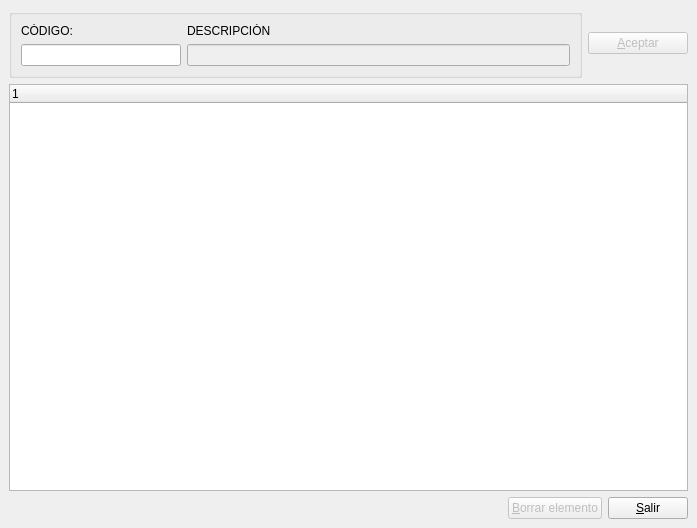
<?xml version="1.0" encoding="UTF-8"?>
<ui version="4.0">
 <author>José Manuel Díez Botella</author>
 <class>editaplan</class>
 <widget class="QDialog" name="editaplan">
  <property name="geometry">
   <rect>
    <x>0</x>
    <y>0</y>
    <width>697</width>
    <height>528</height>
   </rect>
  </property>
  <property name="windowTitle">
   <string>Edición de Plan Contable</string>
  </property>
  <layout class="QVBoxLayout">
   <property name="spacing">
    <number>6</number>
   </property>
   <property name="leftMargin">
    <number>9</number>
   </property>
   <property name="topMargin">
    <number>9</number>
   </property>
   <property name="rightMargin">
    <number>9</number>
   </property>
   <property name="bottomMargin">
    <number>9</number>
   </property>
   <item>
    <layout class="QHBoxLayout">
     <property name="spacing">
      <number>6</number>
     </property>
     <property name="leftMargin">
      <number>0</number>
     </property>
     <property name="topMargin">
      <number>0</number>
     </property>
     <property name="rightMargin">
      <number>0</number>
     </property>
     <property name="bottomMargin">
      <number>0</number>
     </property>
     <item>
      <widget class="QGroupBox" name="groupBox">
       <property name="title">
        <string/>
       </property>
       <layout class="QHBoxLayout">
        <property name="spacing">
         <number>6</number>
        </property>
        <property name="leftMargin">
         <number>9</number>
        </property>
        <property name="topMargin">
         <number>9</number>
        </property>
        <property name="rightMargin">
         <number>9</number>
        </property>
        <property name="bottomMargin">
         <number>9</number>
        </property>
        <item>
         <layout class="QVBoxLayout">
          <property name="spacing">
           <number>6</number>
          </property>
          <property name="leftMargin">
           <number>0</number>
          </property>
          <property name="topMargin">
           <number>0</number>
          </property>
          <property name="rightMargin">
           <number>0</number>
          </property>
          <property name="bottomMargin">
           <number>0</number>
          </property>
          <item>
           <widget class="QLabel" name="label">
            <property name="text">
             <string>CÓDIGO:</string>
            </property>
           </widget>
          </item>
          <item>
           <widget class="QLineEdit" name="codigolineEdit">
            <property name="sizePolicy">
             <sizepolicy hsizetype="Preferred" vsizetype="Fixed">
              <horstretch>0</horstretch>
              <verstretch>0</verstretch>
             </sizepolicy>
            </property>
            <property name="maximumSize">
             <size>
              <width>160</width>
              <height>16777215</height>
             </size>
            </property>
            <property name="maxLength">
             <number>40</number>
            </property>
           </widget>
          </item>
         </layout>
        </item>
        <item>
         <layout class="QVBoxLayout">
          <property name="spacing">
           <number>6</number>
          </property>
          <property name="leftMargin">
           <number>0</number>
          </property>
          <property name="topMargin">
           <number>0</number>
          </property>
          <property name="rightMargin">
           <number>0</number>
          </property>
          <property name="bottomMargin">
           <number>0</number>
          </property>
          <item>
           <widget class="QLabel" name="label_2">
            <property name="text">
             <string>DESCRIPCIÓN</string>
            </property>
           </widget>
          </item>
          <item>
           <widget class="QLineEdit" name="descripcionlineEdit">
            <property name="enabled">
             <bool>false</bool>
            </property>
            <property name="sizePolicy">
             <sizepolicy hsizetype="Preferred" vsizetype="Fixed">
              <horstretch>0</horstretch>
              <verstretch>0</verstretch>
             </sizepolicy>
            </property>
            <property name="maxLength">
             <number>255</number>
            </property>
           </widget>
          </item>
         </layout>
        </item>
       </layout>
      </widget>
     </item>
     <item>
      <widget class="QPushButton" name="aceptarpushButton">
       <property name="enabled">
        <bool>false</bool>
       </property>
       <property name="sizePolicy">
        <sizepolicy hsizetype="Preferred" vsizetype="Fixed">
         <horstretch>0</horstretch>
         <verstretch>0</verstretch>
        </sizepolicy>
       </property>
       <property name="maximumSize">
        <size>
         <width>100</width>
         <height>16777215</height>
        </size>
       </property>
       <property name="text">
        <string>&amp;Aceptar</string>
       </property>
      </widget>
     </item>
    </layout>
   </item>
   <item>
    <widget class="QTreeWidget" name="treeWidget">
     <column>
      <property name="text">
       <string notr="true">1</string>
      </property>
     </column>
    </widget>
   </item>
   <item>
    <layout class="QHBoxLayout">
     <property name="spacing">
      <number>6</number>
     </property>
     <property name="leftMargin">
      <number>0</number>
     </property>
     <property name="topMargin">
      <number>0</number>
     </property>
     <property name="rightMargin">
      <number>0</number>
     </property>
     <property name="bottomMargin">
      <number>0</number>
     </property>
     <item>
      <spacer>
       <property name="orientation">
        <enum>Qt::Horizontal</enum>
       </property>
       <property name="sizeHint" stdset="0">
        <size>
         <width>40</width>
         <height>20</height>
        </size>
       </property>
      </spacer>
     </item>
     <item>
      <widget class="QPushButton" name="borrarpushButton">
       <property name="enabled">
        <bool>false</bool>
       </property>
       <property name="text">
        <string>&amp;Borrar elemento</string>
       </property>
       <property name="autoDefault">
        <bool>false</bool>
       </property>
      </widget>
     </item>
     <item>
      <widget class="QPushButton" name="salirpushButton">
       <property name="text">
        <string>&amp;Salir</string>
       </property>
       <property name="autoDefault">
        <bool>false</bool>
       </property>
      </widget>
     </item>
    </layout>
   </item>
  </layout>
 </widget>
 <resources/>
 <connections>
  <connection>
   <sender>salirpushButton</sender>
   <signal>clicked()</signal>
   <receiver>editaplan</receiver>
   <slot>accept()</slot>
   <hints>
    <hint type="sourcelabel">
     <x>612</x>
     <y>422</y>
    </hint>
    <hint type="destinationlabel">
     <x>524</x>
     <y>425</y>
    </hint>
   </hints>
  </connection>
 </connections>
</ui>
